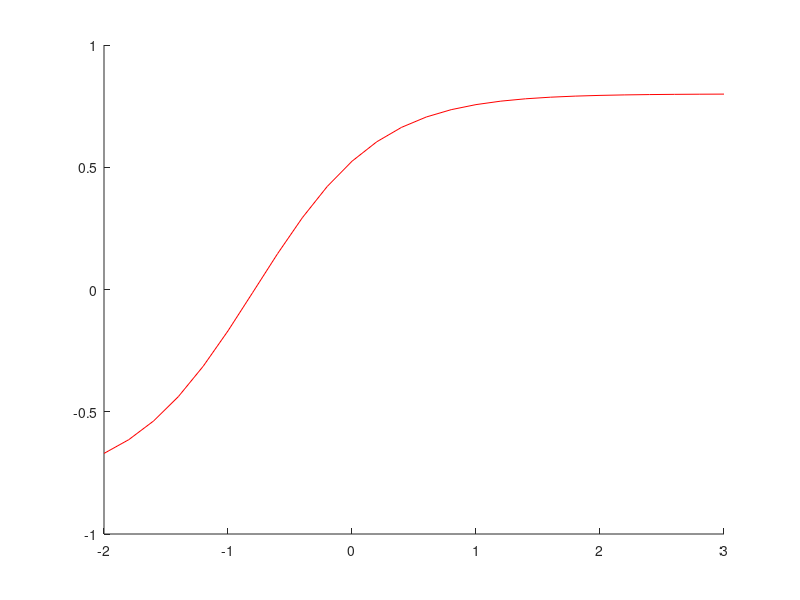

MATLAB code to generate this figure: (Note: this script raises an error after producing the figure.)
% discret plots
delete(findall(0,'type','line'))    % Inhalte der letzten plots löschen, figure handle behalten

f1=figure(1);
X1 = linspace(-2,3,26)';
Y = (tanh(X1+pi/4)*0.8);
n=[1:7];
p=[8:length(Y)];

hold on;
plot(X1,Y,'r');
stem(X1(n),Y(n),'b','-v','MarkerFaceColor','b');
stem(X1(p),Y(p),'b','-^','MarkerFaceColor','b'); grid on;
set(gca,'XTick',([-2:1:5]));
grid(gca,'minor')
hold off;

% f2=figure(2);
% subplot(2,2,1)
% plot(rand(1,20))
% title('grid off')
% subplot(2,2,2)
% plot(rand(1,20))
% grid on
% title('grid on')
% subplot(2,2,[3 4])
% plot(rand(1,20))
% grid(gca,'minor')
% title('grid minor')
